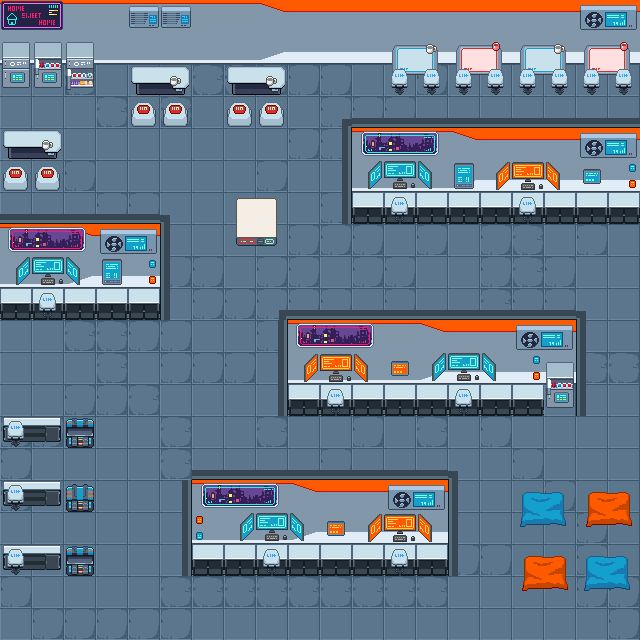

Below is a game level as drawn by its tile map, then a one-line description and the .tmx that defines it (tile-layer data replaced by summaries):
An orthogonal 20x20 tile map with 32x32 px tiles, 4 tile layers (Terrain, parede, objetos, objetos2) and 35 objects (4x pontos, 3x Player, 2x invencibilidade, velocidade, player_start).

<map version="1.10" tiledversion="1.11.2" orientation="orthogonal" renderorder="right-down" width="20" height="20" tilewidth="32" tileheight="32" infinite="0" nextlayerid="9" nextobjectid="37">
 <tileset firstgid="1" source="../graphics/tilesets/pixel-cyberpunk-interior.tsx" />
 <layer id="1" name="Terrain" width="20" height="20">
  <data>[400 cells, 400 non-empty, 9 distinct tile ids]</data>
 </layer>
 <layer id="2" name="parede" width="20" height="20">
  <data>[400 cells, 48 non-empty, 3 distinct tile ids]</data>
 </layer>
 <layer id="3" name="objetos" width="20" height="20" locked="1">
  <data>[400 cells, 146 non-empty, 52 distinct tile ids]</data>
 </layer>
 <layer id="4" name="objetos2" width="20" height="20">
  <data>[400 cells, 40 non-empty, 13 distinct tile ids]</data>
 </layer>
 <objectgroup id="5" name="Collisions">
  <object id="1" x="0.333317" y="216.5" width="166" height="104.334" />
  <object id="2" x="348.667" y="121.833" width="291" height="74.001" />
  <object id="3" x="182.667" y="472.5" width="272.333" height="89.3343" />
  <object id="4" x="1.99998" y="417.166" width="58.6667" height="23.001" />
  <object id="5" x="229" y="65.1662" width="58" height="27.001" />
  <object id="6" x="2.33332" y="131.833" width="60.6667" height="27.001" />
  <object id="7" x="342" y="121.499" width="7.6667" height="101.668" />
  <object id="8" x="0.999983" y="3.16617" width="634" height="57.3343" />
  <object id="9" x="0.0755909" y="6.10558" width="4.6973" height="633.88" />
  <object id="10" x="634.651" y="13.06" width="6.6973" height="624.88" />
  <object id="11" x="639.651" y="634.56" width="6.6973" height="636.88" rotation="90" />
  <object id="13" x="282.5" y="310" width="301.667" height="79.3343" />
  <object id="14" x="235.667" y="198.833" width="40" height="45.001" />
  <object id="15" x="279.167" y="314.166" width="7.6667" height="101.668" />
  <object id="16" x="577.167" y="313.166" width="7.6667" height="101.668" />
  <object id="17" x="448.167" y="475.166" width="7.6667" height="101.668" />
  <object id="18" x="183.167" y="472.166" width="7.6667" height="101.668" />
  <object id="19" x="161.167" y="215.166" width="7.6667" height="101.668" />
  <object id="20" x="129.667" y="66.4995" width="58.6667" height="27.001" />
  <object id="21" x="1.66665" y="479.5" width="58.6667" height="22.001" />
  <object id="22" x="1.66665" y="547.5" width="58.6667" height="19.001" />
  <object id="33" x="66.6667" y="418" width="26.3333" height="18.3333" />
  <object id="34" x="66" y="484.333" width="27.6667" height="18.3333" />
  <object id="35" x="65.3333" y="547" width="28.3333" height="18.6667" />
 </objectgroup>
 <objectgroup id="6" name="Boss">
  <object id="23" name="Player" x="458" y="103.333">
   <properties>
    <property name="direction" value="down" />
    <property name="pos" value="plant" />
   </properties>
   <point />
  </object>
  <object id="24" name="Player" x="140.333" y="392.333">
   <properties>
    <property name="direction" value="down" />
    <property name="pos" value="plant" />
   </properties>
   <point />
  </object>
  <object id="25" name="Player" x="575" y="284">
   <properties>
    <property name="direction" value="down" />
    <property name="pos" value="plant" />
   </properties>
   <point />
  </object>
 </objectgroup>
 <objectgroup id="7" name="Coletaveis">
  <object id="26" name="pontos" x="34.3333" y="393">
   <properties>
    <property name="change_direction" type="bool" value="true" />
    <property name="character_id" value="o5" />
    <property name="direction" value="up" />
    <property name="graphic" value="straw" />
    <property name="radius" value="400" />
   </properties>
   <point />
  </object>
  <object id="27" name="pontos" x="572" y="468">
   <properties>
    <property name="change_direction" type="bool" value="true" />
    <property name="character_id" value="o5" />
    <property name="direction" value="up" />
    <property name="graphic" value="straw" />
    <property name="radius" value="400" />
   </properties>
   <point />
  </object>
  <object id="28" name="pontos" x="93.3333" y="159.667">
   <properties>
    <property name="change_direction" type="bool" value="true" />
    <property name="character_id" value="o5" />
    <property name="direction" value="up" />
    <property name="graphic" value="straw" />
    <property name="radius" value="400" />
   </properties>
   <point />
  </object>
  <object id="29" name="pontos" x="596" y="108">
   <properties>
    <property name="change_direction" type="bool" value="true" />
    <property name="character_id" value="o5" />
    <property name="direction" value="up" />
    <property name="graphic" value="straw" />
    <property name="radius" value="400" />
   </properties>
   <point />
  </object>
  <object id="30" name="invencibilidade" x="394.333" y="607.667">
   <properties>
    <property name="change_direction" type="bool" value="true" />
    <property name="character_id" value="o5" />
    <property name="direction" value="up" />
    <property name="graphic" value="straw" />
    <property name="radius" value="400" />
   </properties>
   <point />
  </object>
  <object id="36" name="invencibilidade" x="394.333" y="607.667">
   <properties>
    <property name="change_direction" type="bool" value="true" />
    <property name="character_id" value="o5" />
    <property name="direction" value="up" />
    <property name="graphic" value="straw" />
    <property name="radius" value="400" />
   </properties>
   <point />
  </object>
  <object id="31" name="velocidade" x="467" y="609">
   <properties>
    <property name="change_direction" type="bool" value="true" />
    <property name="character_id" value="o5" />
    <property name="direction" value="up" />
    <property name="graphic" value="straw" />
    <property name="radius" value="400" />
   </properties>
   <point />
  </object>
 </objectgroup>
 <objectgroup id="8" name="player_start">
  <object id="32" name="player_start" x="36" y="618">
   <point />
  </object>
 </objectgroup>
</map>
